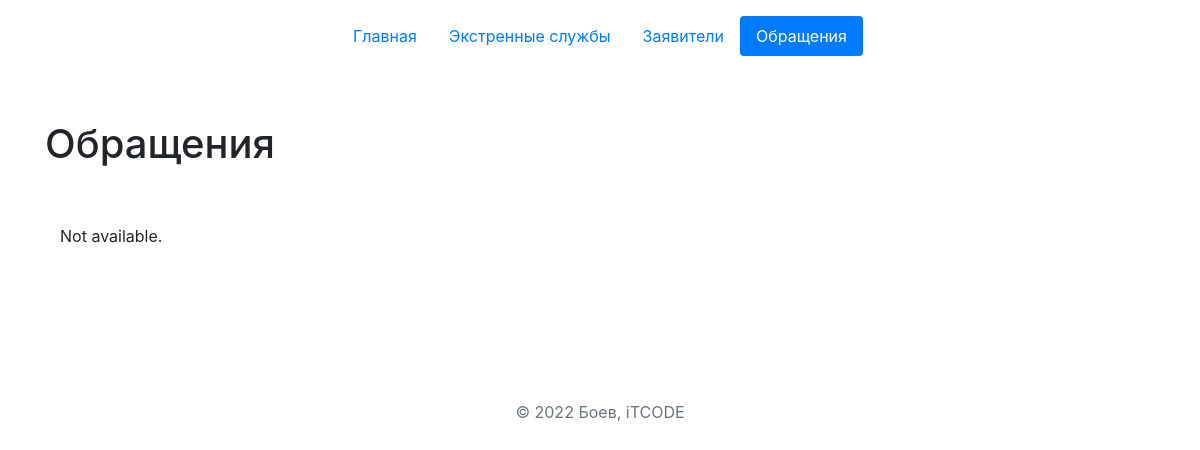
/models_3/, run on an earlier commit of the app's database.
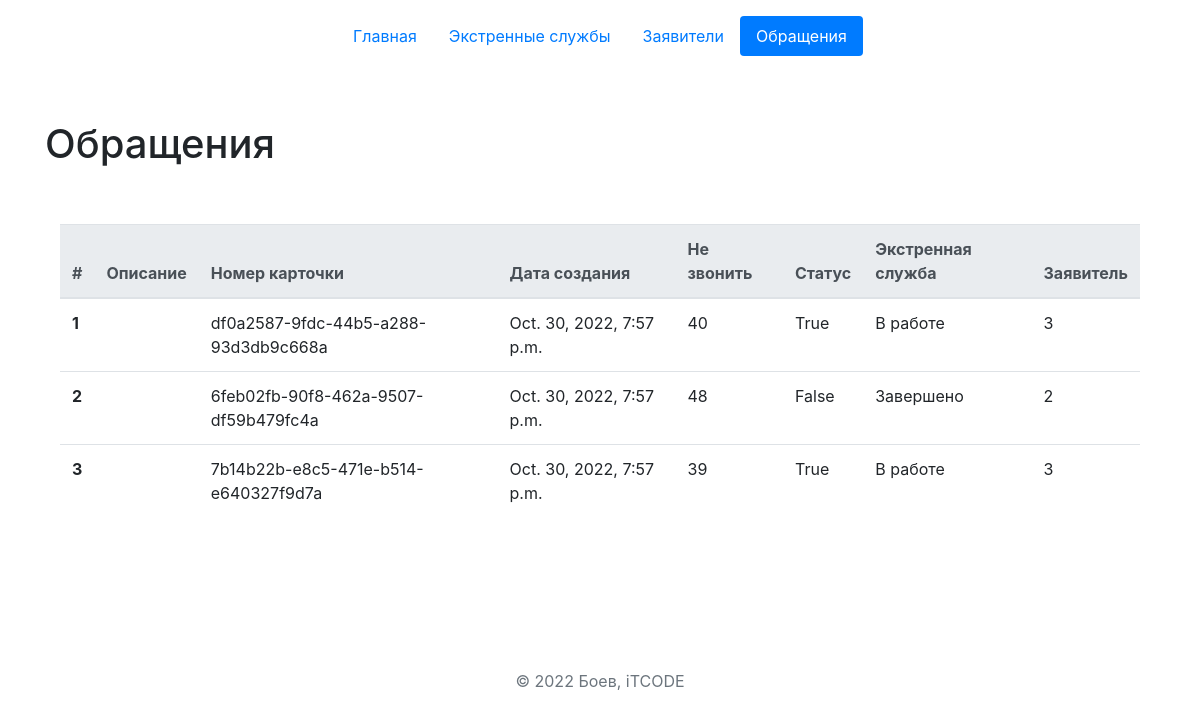
And on a later commit of the database.
### emergency_request/models.py (models this page shows)
class Request(models.Model):
    text = models.TextField(
        'Описание',
        help_text='Текст описания вашего обращения',
        blank=True
    )
    number = models.UUIDField(
        'Номер карточки',
        default=uuid.uuid4,
        editable=False,
        unique=True,
        db_index=True,
    )
    dc = models.DateTimeField('Дата создания', auto_now_add=True)
    injured = models.PositiveIntegerField(
        'Количество пострадавших',
    )
    do_not_call = models.BooleanField('Не звонить', default=False)
    status = models.CharField(
        'Статус',
        max_length=255,
        choices=consts.STATUS_CHOICES,
        default=consts.IN_WORK,
    )
    emergency_service = models.ManyToManyField(
        'EmergencyService',
        related_name='requests',
        verbose_name='Экстренная служба',
    )
    applicant = models.ForeignKey(
        'Applicant',
        related_name='requests',
        on_delete=models.CASCADE,
        verbose_name='Заявитель',
    )
    class Meta:
        verbose_name = 'Обращение'
        verbose_name_plural = 'Обращения'
        ordering = ('dc',)

### emergency_request/views.py (the view)
# urls.py: path('models_3/', views.models_3, name='models_3'),
def models_3(request):
    requests = Request.objects.all().order_by('id')
    context = {
        'requests': requests,
        'navbar': 'models_3'}
    return render(request, 'emergency_request/models_3.html', context)

### emergency_request/templates/emergency_request/models_3.html (shortened to what this page needs)
{% extends 'base.html' %}
{% load emergency_extras %}
{% block nav %}
    {% include 'includes/nav_models.html' %}
{% endblock %}
{% block content %}
<div class="container py-5">
    <h1>
        Обращения
    </h1>
    <div class="container py-5 align-items-center">
        {% if requests %}
        <table class="table">
            <thead class="thead-light col-md-5">
            <tr>
                <th scope="col">#</th>
                <th scope="col">Описание</th>
                <th scope="col">Номер карточки</th>
                <th scope="col">Дата создания</th>
                <th scope="col">Не звонить</th>
                <th scope="col">Статус</th>
                <th scope="col">Экстренная служба</th>
                <th scope="col">Заявитель</th>
            </tr>
            </thead>
            <tbody>
            {% for request in requests %}
            <tr>
                <th scope="row">{{ request.id }}</th>
                <td>{{ request.text }}</td>
                <td>{{ request.number }}</td>
                <td>{{ request.dc }}</td>
                <td>{{ request.injured }}</td>
                <td>{{ request.do_not_call }}</td>
                <td>{{ request.status }}</td>
                <td>{{ request.applicant_id }}</td>
            </tr>
            {% endfor %}
            </tbody>
        </table>
        {% else %}
            <p>Not available.</p>
        {% endif %}
    </div>
    {% endblock content %}

What changed in the data, as far as the page shows it:
added Request: id "1", number "df0a2587-9fdc-44b5-a288-93d3db9c668a", dc "Oct. 30, 2022, 7:57 p.m.", injured "40", do_not_call "True", status "В работе", applicant_id "3"
added Request: id "2", number "6feb02fb-90f8-462a-9507-df59b479fc4a", dc "Oct. 30, 2022, 7:57 p.m.", injured "48", do_not_call "False", status "Завершено", applicant_id "2"
added Request: id "3", number "7b14b22b-e8c5-471e-b514-e640327f9d7a", dc "Oct. 30, 2022, 7:57 p.m.", injured "39", do_not_call "True", status "В работе", applicant_id "3"
Also different on the page:
text no longer shown: "Not available."
text now shown: "# Описание Номер карточки Дата создания Не звонить Статус Экстренная служба Заявитель"
